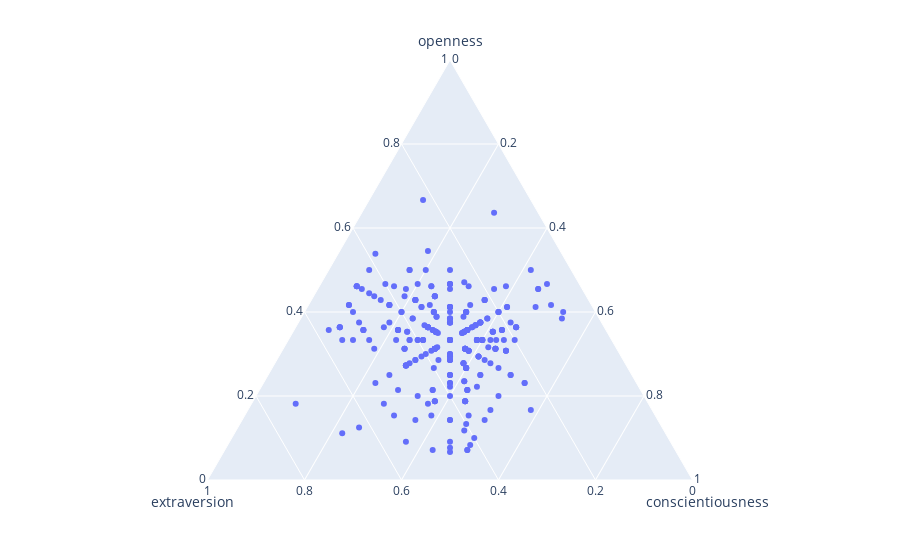

Write notebook code for a chart like this one.
### Markdown cell above
Como se puede observar en la primera gráfica, Plotly ofrece gráficos dinámicos e interactivos, permitiendo que el usuario haga zoom a la figura. Con este ejemplo, se puede analizar la concurrencia que tienen los participantes según tres características de la personalidad, es decir, se puede deducir que la mayoría de personas del dataset, tienen casi la misma puntuación en cada uno de los ítems mostrados en la siguiente figura.

### Code cell
fig = px.scatter_ternary(df,a="openness",b="extraversion", c="conscientiousness")
fig.show()

### Figure 1 — Plotly figure (JSON) as saved in the notebook; plotly's stock layout.template omitted (floating-point values rounded to 4 significant figures; data arrays with more than 128 entries replaced by an {"elided": "..."} marker saying what was removed)
{"data": [{"a": {"elided": "315 int values"}, "b": {"elided": "315 int values"}, "c": {"elided": "315 int values"}, "hovertemplate": "openness=%{a}<br>extraversion=%{b}<br>conscientiousness=%{c}<extra></extra>", "legendgroup": "", "marker": {"color": "#636efa", "symbol": "circle"}, "mode": "markers", "name": "", "showlegend": false, "subplot": "ternary", "type": "scatterternary"}], "layout": {"autosize": true, "legend": {"tracegroupgap": 0}, "margin": {"t": 60}, "ternary": {"aaxis": {"title": {"text": "openness"}}, "baxis": {"title": {"text": "extraversion"}}, "caxis": {"title": {"text": "conscientiousness"}}, "domain": {"x": [0, 1], "y": [0, 1]}}}}
